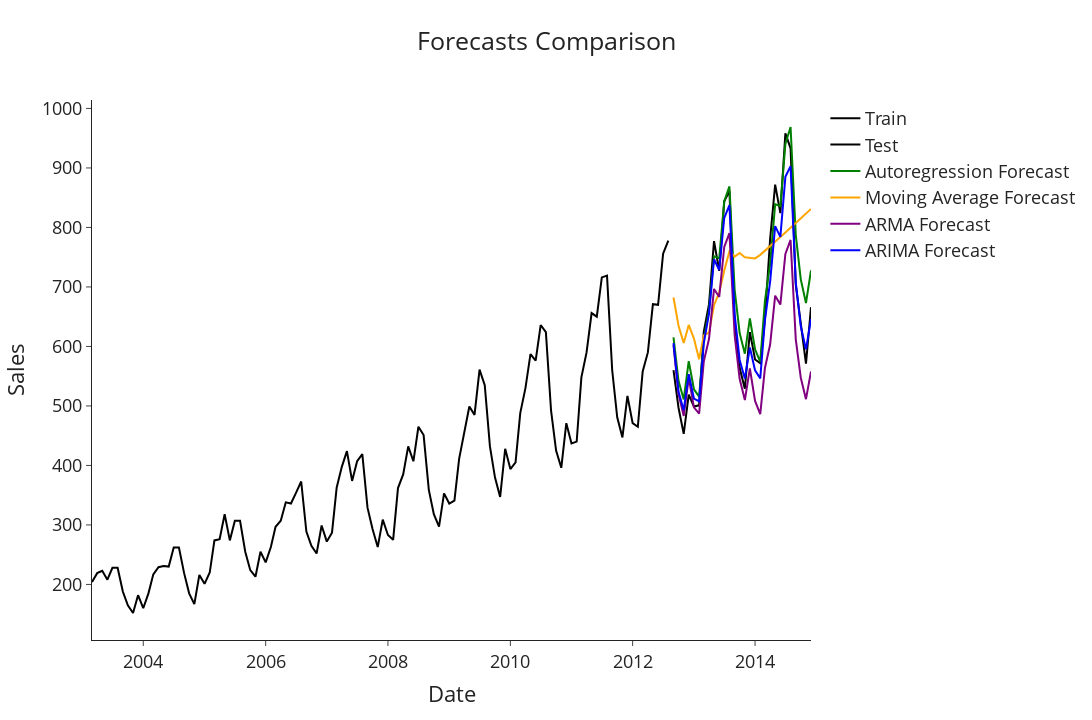

This figure's notebook cell:
### Code cell
def plot_all_forecasts_decision_making_is_cool(forecasts_arima: list[float], 
                       forecasts_ma: list[float], 
                       forecasts_ar: list[float],forecasts_arma: list[float],
                       title: str = 'Forecast Comparison') -> None:
    """Function to plot and compare ARIMA, Moving Average, and Autoregression forecasts."""
    fig = go.Figure()

    # Train and Test data (common axes)
    fig.add_trace(go.Scatter(x=train['Month-Year'], y=train['Number_Trucks_Sold'], name='Train', line=dict(color='black')))
    fig.add_trace(go.Scatter(x=test['Month-Year'], y=test['Number_Trucks_Sold'], name='Test', line=dict(color='black')))

    # Forecasts
    fig.add_trace(go.Scatter(x=test['Month-Year'], y=forecasts_ar, name='Autoregression Forecast', line=dict(color='green')))
    fig.add_trace(go.Scatter(x=test['Month-Year'], y=forecasts_ma, name='Moving Average Forecast', line=dict(color='orange')))
    fig.add_trace(go.Scatter(x=test['Month-Year'], y=forecasts_arma, name='ARMA Forecast', line=dict(color='purple')))
    fig.add_trace(go.Scatter(x=test['Month-Year'], y=forecasts_arima, name='ARIMA Forecast', line=dict(color='blue')))

    # Layout
    fig.update_layout(
        template="simple_white",
        font=dict(size=18),
        title_text=title,
        title_x=0.5,
        width=1100,
        height=720,
        xaxis_title='Date',
        yaxis_title='Sales'
    )

    fig.show()


plot_all_forecasts_decision_making_is_cool(forecasts_arima, forecasts_ma, forecasts,forecasts_arma, 'Forecasts Comparison')
